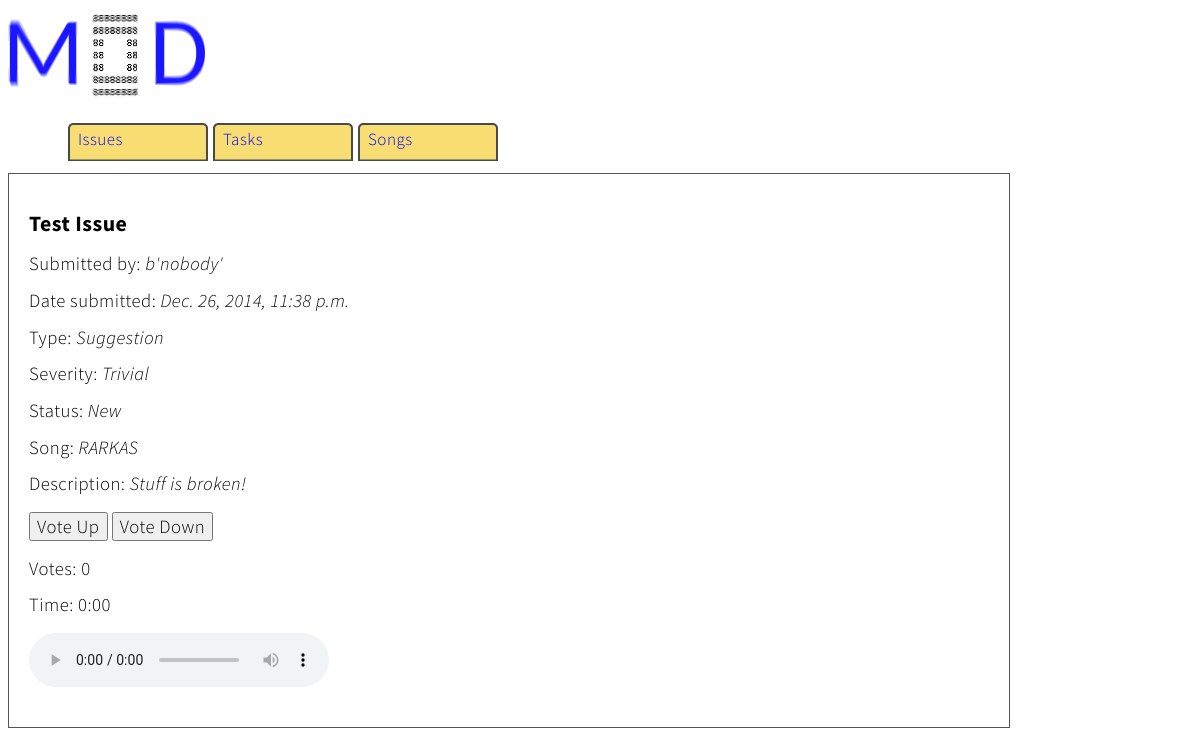
Page /issues/2/ on the earlier database version.
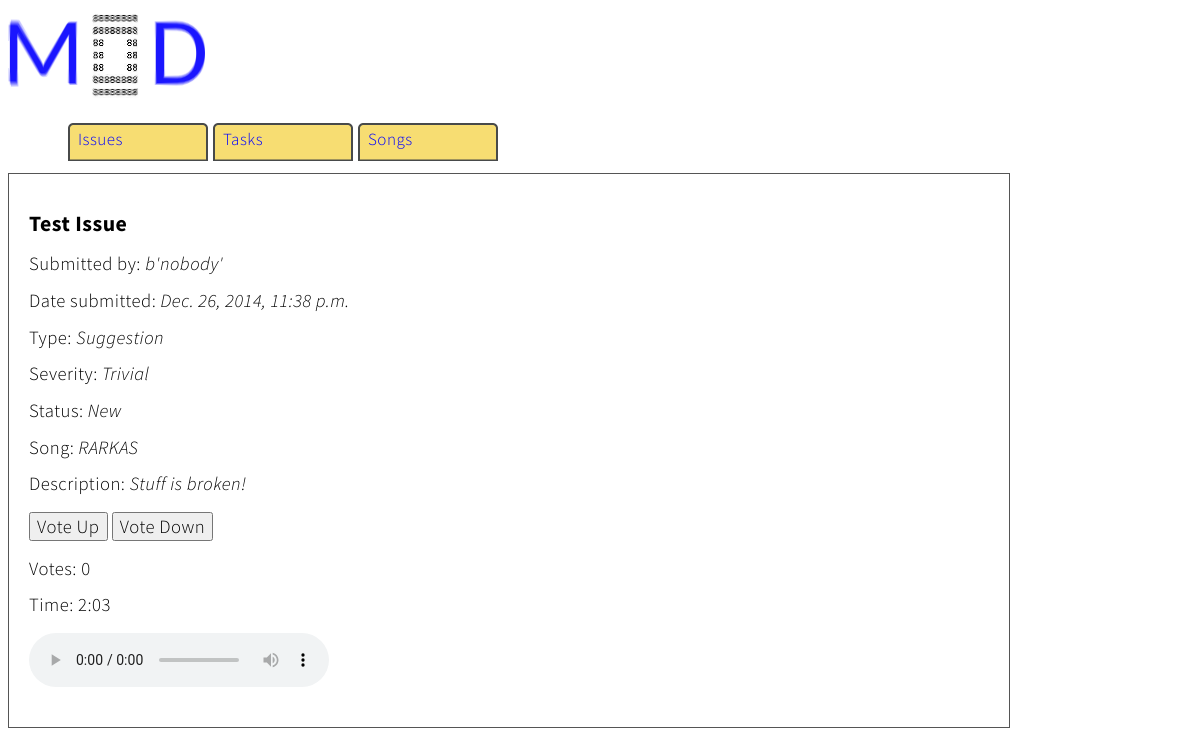
Same page on the later database version.
### issues/models.py (models this page shows, shortened)
class Issue(models.Model):
    def is_new(self):
        return self.status == 'New'
    def timecode(self):
        minutes = self.seconds / 60
        seconds = self.seconds % 60
        return "%d:%02d" % (minutes, seconds)
    is_new.boolean = True
    title = models.CharField(max_length=50)
    description = models.CharField(max_length=1000)
    date = models.DateTimeField('date')
    typeof = models.CharField(max_length=100, choices=TYPE_CHOICES, default='Suggestion')
    severity = models.CharField(max_length = 100, choices=SEVERITY_CHOICES, default='Trivial')
    status = models.CharField(max_length = 50, choices=STATUS_CHOICES, default='New')
    votes = models.IntegerField(default=0)
    song = models.ForeignKey(Song)
    seconds = models.IntegerField(default=0)
    postedby = models.CharField(max_length=30, default='nobody')

class Song(models.Model):
    title = models.CharField(max_length=50, default='')
    notes = models.CharField(max_length=200, default='None')
    url = models.CharField(max_length=500, default='')

### issues/views.py (the view)
# urls.py: url(r'^(?P<pk>\d+)/$', views.DetailView.as_view(), name='detail'),
class DetailView(generic.DetailView):
    model = Issue
    template_name = 'issues/detail.html'

### issues/templates/issues/detail.html (shortened to what this page needs)
{% load staticfiles %}
<link rel="stylesheet" type="text/css" href="{% static 'issues/style.css' %}"/>
<head>
</head>
<body>
<header id='header'>
    <img src="{% static 'issues/images/mod.png' %}"/>
    <div class='top'>
        <ul>
            <a href="{% url 'issues:index' %}"><li>Issues</li></a>
            <a href="{% url 'issues:task_index' %}"><li>Tasks</li></a>
            <a href="{% url 'issues:song_index' %}"><li>Songs</li></a>
        </ul>
    </div>
</header>
<div class='details'>
<h3>{{ issue.title }}</h3>
<div class='detail'>
    <p>Submitted by: <i>{{ issue.postedby }}</i></p>
    <p>Date submitted: <i>{{ issue.date }}</i></p>
    <p>Type: <i>{{ issue.typeof }}</i></p>
    <p>Severity: <i>{{ issue.severity }}</i></p>
    <p>Status: <i>{{ issue.status }}</i></p>
    {% if issue.song.title != 'General' %}
        <p>Song: <i>{{ issue.song.title }}</i></p>
    {% endif %}
    <div class='description'><p>Description: <i>{{ issue.description }}</i></p></div>
<form action="{% url 'issues:vote' issue.id %}" method="post">
    <input type='submit' name='voteup' value='Vote Up'>
    <input type='submit' name='votedown' value='Vote Down'>
</form>
<p>Votes: {{ issue.votes }}</p>
<p>Time: {{ issue.timecode }}</p>
{% if issue.song.url != '' %}
<audio controls id="song">
  <source src="{{ issue.song.url }}" type="audio/mpeg">
</audio>
{% endif %}
</div>
</div>
</body>

Differences in the rows shown:
changed Issue "Test Issue": timecode "0:00" → "2:03"
